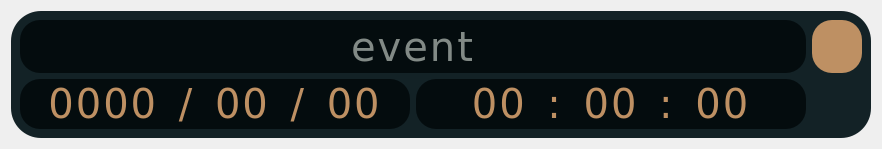
<?xml version="1.0" encoding="UTF-8"?>
<ui version="4.0">
 <class>Form</class>
 <widget class="QWidget" name="Form">
  <property name="geometry">
   <rect>
    <x>0</x>
    <y>0</y>
    <width>882</width>
    <height>149</height>
   </rect>
  </property>
  <property name="windowTitle">
   <string>Form</string>
  </property>
  <property name="styleSheet">
   <string notr="true">QLabel {
    font-family: Verdana, Geneva, sans-serif;
    font-size: 40px;
    letter-spacing: 2px;
    word-spacing: 6px;
    color: #be9063;
    font-variant: small-caps;
    text-transform: lowercase;
	border-radius: 20px;
	background-color: #040c0e;
}
QLabel:hover {
    color: #F3E0D2;
}

QPushButton {
    font-family: Verdana, Geneva, sans-serif;
    font-size: 20px;
    letter-spacing: 2px;
    word-spacing: 6px;
    font-weight: normal;
    text-decoration: none;
    font-style: normal;
    font-variant: small-caps;
    text-transform: lowercase;
    background-color: #132226;
    color: #a4978e;
    border-radius: 15px;
}
QPushButton:hover {
    background-color: #525b56;
    color: #a4978e;
    border-radius: 15px;
}

QFrame#fr {
    font-family: Verdana, Geneva, sans-serif;
    font-size: 30px;
    letter-spacing: 2px;
    word-spacing: 6px;
    font-variant: small-caps;
    text-transform: lowercase;
    background-color: #132226;
    color: #828a86;
    border-radius: 30px;
}
QLabel#title {
    color: #828a86;
    border-radius: 20px;
}
QFrame#color_frame {
    background-color: #be9063;
    color: #828a86;
    border-radius: 20px;
}</string>
  </property>
  <layout class="QVBoxLayout" name="verticalLayout">
   <item>
    <widget class="QFrame" name="fr">
     <property name="minimumSize">
      <size>
       <width>860</width>
       <height>0</height>
      </size>
     </property>
     <property name="maximumSize">
      <size>
       <width>16777215</width>
       <height>127</height>
      </size>
     </property>
     <property name="styleSheet">
      <string notr="true"/>
     </property>
     <property name="frameShape">
      <enum>QFrame::StyledPanel</enum>
     </property>
     <property name="frameShadow">
      <enum>QFrame::Raised</enum>
     </property>
     <layout class="QGridLayout" name="gridLayout_2">
      <item row="1" column="0">
       <widget class="QLabel" name="time_ymd_2">
        <property name="toolTip">
         <string>&lt;html&gt;&lt;head/&gt;&lt;body&gt;&lt;p&gt;гг.мм.дд&lt;/p&gt;&lt;/body&gt;&lt;/html&gt;</string>
        </property>
        <property name="text">
         <string>0000 / 00 / 00</string>
        </property>
        <property name="alignment">
         <set>Qt::AlignCenter</set>
        </property>
       </widget>
      </item>
      <item row="0" column="0" colspan="2">
       <widget class="QLabel" name="title">
        <property name="text">
         <string>event</string>
        </property>
        <property name="alignment">
         <set>Qt::AlignCenter</set>
        </property>
       </widget>
      </item>
      <item row="1" column="2">
       <widget class="QPushButton" name="settings_btn_2">
        <property name="minimumSize">
         <size>
          <width>50</width>
          <height>50</height>
         </size>
        </property>
        <property name="maximumSize">
         <size>
          <width>50</width>
          <height>50</height>
         </size>
        </property>
        <property name="text">
         <string/>
        </property>
        <property name="icon">
         <iconset>
          <normaloff>../icons/setting.png</normaloff>../icons/setting.png</iconset>
        </property>
        <property name="iconSize">
         <size>
          <width>40</width>
          <height>40</height>
         </size>
        </property>
       </widget>
      </item>
      <item row="0" column="2">
       <widget class="QFrame" name="color_frame">
        <property name="frameShape">
         <enum>QFrame::StyledPanel</enum>
        </property>
        <property name="frameShadow">
         <enum>QFrame::Raised</enum>
        </property>
       </widget>
      </item>
      <item row="1" column="1">
       <widget class="QLabel" name="time_hms_2">
        <property name="toolTip">
         <string>&lt;html&gt;&lt;head/&gt;&lt;body&gt;&lt;p&gt;чч.мм.сс&lt;/p&gt;&lt;/body&gt;&lt;/html&gt;</string>
        </property>
        <property name="text">
         <string>00 : 00 : 00</string>
        </property>
        <property name="alignment">
         <set>Qt::AlignCenter</set>
        </property>
       </widget>
      </item>
     </layout>
    </widget>
   </item>
  </layout>
 </widget>
 <resources/>
 <connections/>
</ui>
